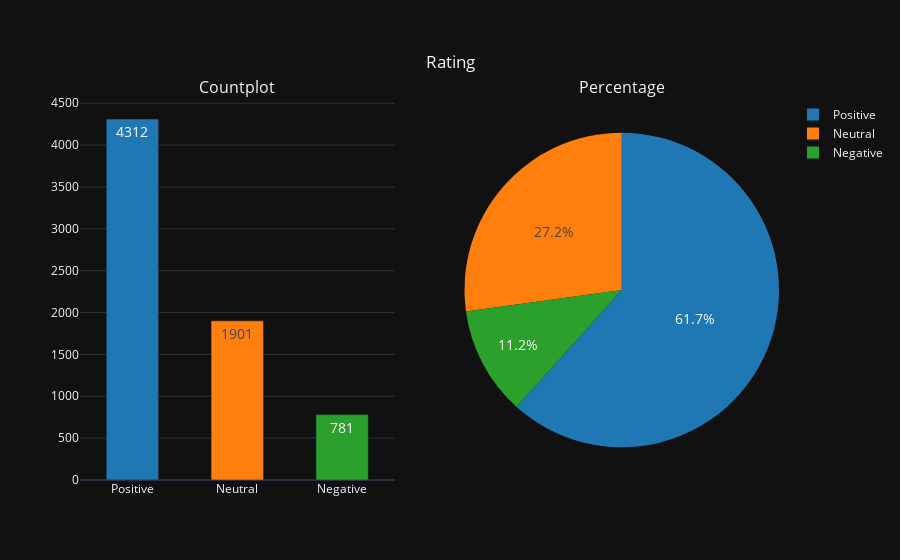

The code cell stored with this chart in its notebook:
### Code cell
## comparing labels regarding precentage and count 
# divide rating features into labels and values
labels = data_reborta['Sentiment'].value_counts().keys()
values = data_reborta['Sentiment'].value_counts().values

## create subplots
fig = make_subplots(rows= 1 ,
                   cols= 2 , 
                   subplot_titles=('Countplot'  , 'Percentage') ,
                   specs=[[{'type':'bar'} , {'type':'pie'}]])

fig.add_trace(go.Bar(x = labels , 
                    y = values   ,
                    textfont=dict(size = 14) , 
                    width= 0.5 ,
                     text=values ,
                    textposition='auto' ,
                    showlegend=False , 
                    marker_color= colors.DEFAULT_PLOTLY_COLORS) , row=1 , col=1)



fig.add_trace(go.Pie(labels= labels , values= values,
                    textfont=dict(size = 14) , 
                    textposition='auto' ,
                    showlegend=True , 
                    marker= dict(colors = colors.DEFAULT_PLOTLY_COLORS)) ,row=1 , col=2)
fig.update_layout(template = 'plotly_dark' , title = {'text':'Rating' ,'xanchor' : 'center' ,'yanchor':'top', 'x':0.5  , 'y':0.9})

iplot(fig)

### Figure 1 — Plotly figure (JSON) as saved in the notebook; plotly's stock layout.template omitted (floating-point values rounded to 4 significant figures)
{"data": [{"marker": {"color": ["rgb(31, 119, 180)", "rgb(255, 127, 14)", "rgb(44, 160, 44)", "rgb(214, 39, 40)", "rgb(148, 103, 189)", "rgb(140, 86, 75)", "rgb(227, 119, 194)", "rgb(127, 127, 127)", "rgb(188, 189, 34)", "rgb(23, 190, 207)"]}, "showlegend": false, "text": [4312, 1901, 781], "textfont": {"size": 14}, "textposition": "auto", "type": "bar", "width": 0.5, "x": ["Positive", "Neutral", "Negative"], "xaxis": "x", "y": [4312, 1901, 781], "yaxis": "y"}, {"domain": {"x": [0.55, 1], "y": [0, 1]}, "labels": ["Positive", "Neutral", "Negative"], "marker": {"colors": ["rgb(31, 119, 180)", "rgb(255, 127, 14)", "rgb(44, 160, 44)", "rgb(214, 39, 40)", "rgb(148, 103, 189)", "rgb(140, 86, 75)", "rgb(227, 119, 194)", "rgb(127, 127, 127)", "rgb(188, 189, 34)", "rgb(23, 190, 207)"]}, "showlegend": true, "textfont": {"size": 14}, "textposition": "auto", "type": "pie", "values": [4312, 1901, 781]}], "layout": {"annotations": [{"font": {"size": 16}, "showarrow": false, "text": "Countplot", "x": 0.225, "xanchor": "center", "xref": "paper", "y": 1, "yanchor": "bottom", "yref": "paper"}, {"font": {"size": 16}, "showarrow": false, "text": "Percentage", "x": 0.775, "xanchor": "center", "xref": "paper", "y": 1, "yanchor": "bottom", "yref": "paper"}], "autosize": true, "title": {"text": "Rating", "x": 0.5, "xanchor": "center", "y": 0.9, "yanchor": "top"}, "xaxis": {"anchor": "y", "autorange": true, "domain": [0, 0.45], "range": [-0.5, 2.5], "type": "category"}, "yaxis": {"anchor": "x", "autorange": true, "domain": [0, 1], "range": [0, 4539.0], "type": "linear"}}}
